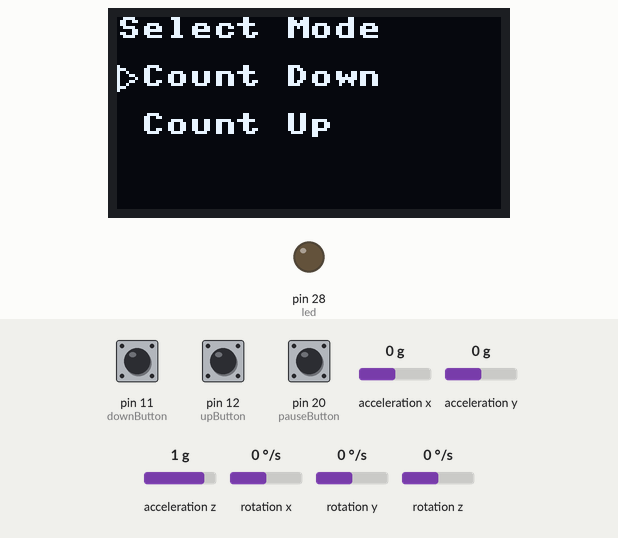
Recording of a program running on a simulated MicroPython board. On the bench: 128×64 one-colour display, output pins drawn as LEDs (lit = HIGH). Inputs (shaded band) come from the test bench; at power-on: pin 20 (pauseButton) LOW, acceleration x 0 g, acceleration y 0 g, acceleration z 1 g, pin 11 (downButton) LOW, pin 12 (upButton) LOW, rotation x 0 °/s, rotation y 0 °/s, rotation z 0 °/s. Library files of the repository ran but are not shown: ssd1306.py, mpu6050.py; what the program prints to the serial console is not drawn.

Above: at 2.7 s.
2.8 s: pin 20 (pauseButton) pulled HIGH for 0.15 s
At 3.5 s:
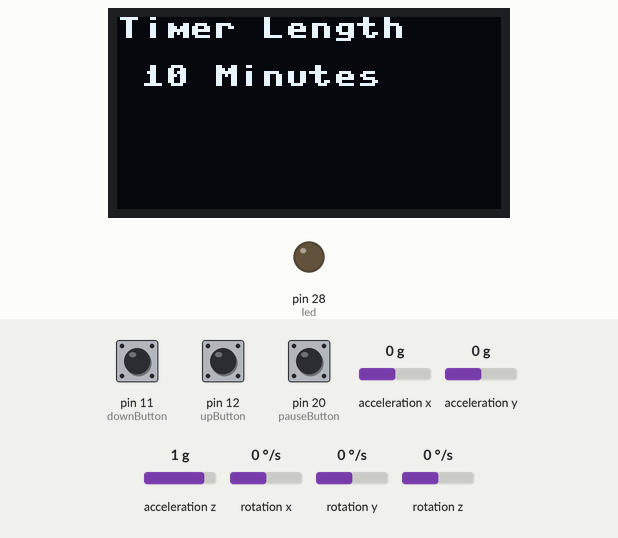
4.6 s: pin 20 (pauseButton) pulled HIGH for 1 s
At 6.0 s:
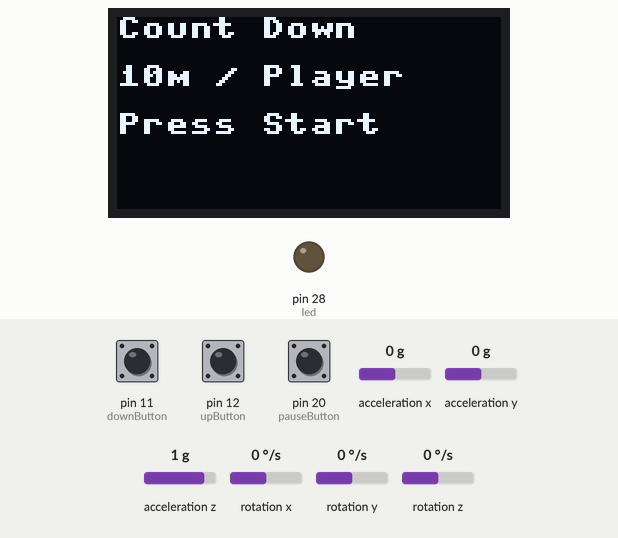
7.1 s: pin 20 (pauseButton) pulled HIGH for 0.15 s
At 8.4 s:
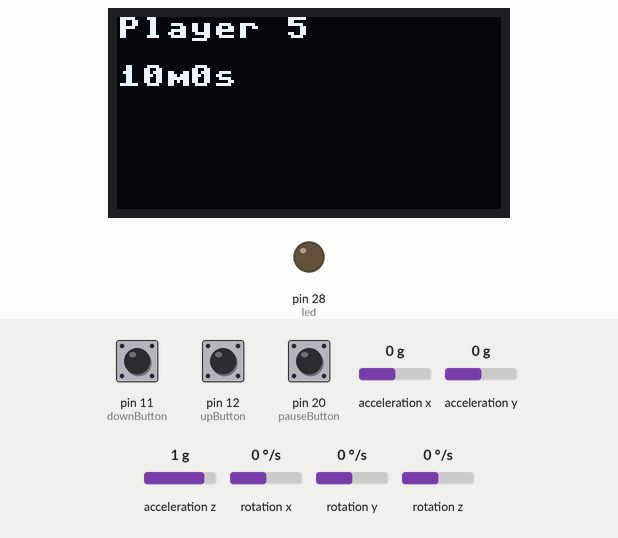
10.2 s: acceleration x set to -1.4 g
At 12.1 s:
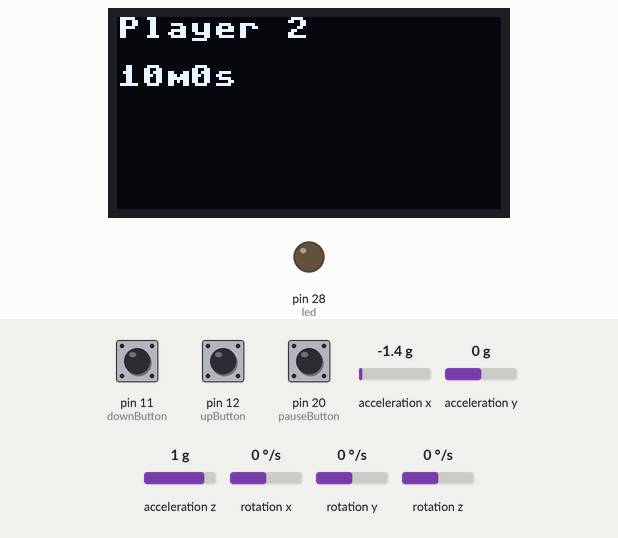
13.2 s: acceleration y set to -1.4 g
At 14.3 s:
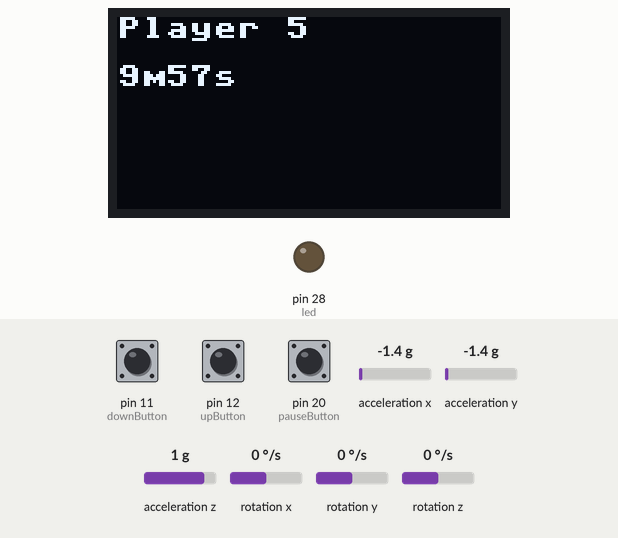
16.2 s: acceleration z set to -1.4 g
At 17.7 s:
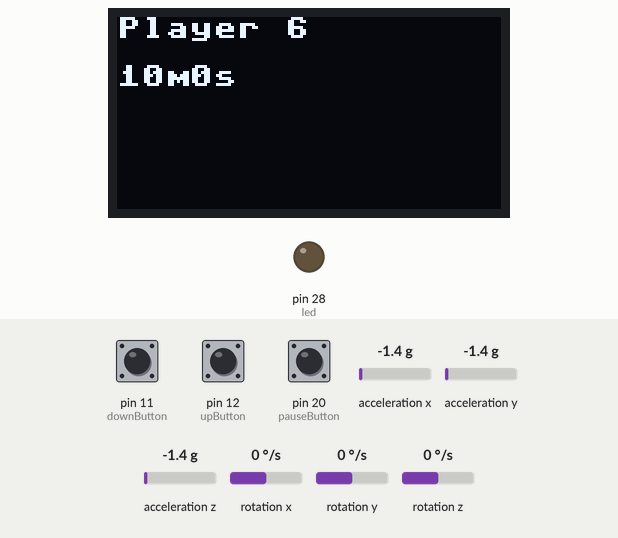
Timing chart, 0 to 19.2 s (numbered marks = the images above; inputs shaded):
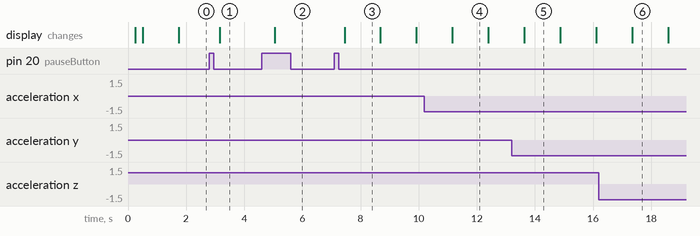

The program:

main.py
```python
class Player:
    def __init__(self, name):
        self.name = name
        self.time = 0.0

class State(object):
    COUNT_DOWN_RUNNING = 0
    COUNT_DOWN_PAUSED = 1
    COUNT_DOWN_MENU = 2
    COUNT_DOWN_READY = 3
    COUNT_UP_RUNNING = 4
    COUNT_UP_PAUSED = 5
    COUNT_UP_READY = 6
    TOP_MENU = 7


from machine import Pin, I2C, Timer
from ssd1306 import SSD1306_I2C
import mpu6050 # import MPU6050
import utime

BUTTON_DELAY = 80
pauseButtonPressedRecently = False
upButtonPressedRecently = False
downButtonPressedRecently = False
pauseButtonTimer = Timer()
upButtonTimer = Timer()
downButtonTimer = Timer()
led = Pin(28, Pin.OUT)
led.low()

# Init Display
i2c = I2C(0,sda=Pin(4),scl=Pin(5),freq=40000)
oled = SSD1306_I2C(128,64,i2c)
mpu = mpu6050.MPU6050(0, 0x68, scl=Pin(5), sda=Pin(4))
#mpu.setSampleRate(200)
#mpu.setGResolution(2)

pauseButton = machine.Pin(20, machine.Pin.IN, machine.Pin.PULL_DOWN)
upButton = machine.Pin(12, machine.Pin.IN, machine.Pin.PULL_DOWN)
downButton = machine.Pin(11, machine.Pin.IN, machine.Pin.PULL_DOWN)

def drawSelectTriangle(x, y):
    oled.line(x, y, x, y+8, 0xffff)
    oled.line(x, y, x+6, y+4, 0xffff)
    oled.line(x, y+8, x+6, y+4, 0xffff)

class SixSidedTimer(object):

    def __init__(self):
        print("init")
        self.intro()
        self.state = State.TOP_MENU
        self.selectedMode = "DOWN"
        self.maxTime = 10
        self.players = {}
        for i in range(6):
            playerName = 'Player ' + str(i + 1)
            player = Player(playerName)
            self.players[playerName] = player
        self.activePlayer = self.players["Player 1"]

        pauseButton.irq(trigger=Pin.IRQ_RISING, handler=self.pauseButtonCallback)
        upButton.irq(trigger=Pin.IRQ_RISING, handler=self.upButtonCallback)
        downButton.irq(trigger=Pin.IRQ_RISING, handler=self.downButtonCallback)
        self.optionsLoop()

    def intro(self):
        oled.fill(0)
        oled.text("Welcome", 0, 0)
        oled.show()
        utime.sleep(1)

    def optionsLoop(self):
        while True:
            if self.state == State.TOP_MENU:
                self.topMenu()
            if self.state == State.COUNT_DOWN_MENU:
                self.countDownMenu()
            if self.state == State.COUNT_UP_READY:
                self.countUpReady()
            if self.state == State.COUNT_DOWN_READY:
                self.countDownReady()
            if self.state == State.COUNT_DOWN_RUNNING:
                self.countDownRunning()
            if self.state == State.COUNT_DOWN_PAUSED:
                self.countDownPaused()

    def topMenu(self):
        while self.state==State.TOP_MENU:
            oled.fill(0)
            oled.text("Select Mode", 0, 0)
            oled.text("Count Down", 8, 16)
            oled.text("Count Up", 8, 32)
            selectedOption = 0;
            if self.selectedMode == "UP":
                selectedOption = 1
            drawSelectTriangle(0, 16 + (16 * selectedOption))
            oled.show()

    def countDownMenu(self):
        oled.fill(0)
        oled.text("Timer Length", 0, 0)
        oled.text(str(self.maxTime) + " Minutes", 8, 16)
        oled.show()

    def countUpReady(self):
        oled.fill(0)
        oled.text("Count Up", 0, 0)
        oled.text("Press Start", 0, 16)
        oled.show()

    def countDownReady(self):
        oled.fill(0)
        oled.text("Count Down", 0, 0)
        oled.text(str(self.maxTime) + "m / Player", 0, 16)
        oled.text("Press Start", 0, 32)
        oled.show()

    def countDownRunning(self):
        self.checkActivePlayer()
        oled.fill(0)
        oled.text(self.activePlayer.name, 0, 0)
        remainingTime = self.maxTime * 60 - self.activePlayer.time
        m, s = divmod(remainingTime, 60)
        oled.text(str(int(m)) + "m" + str(int(s)) + "s", 0, 16)
        oled.show()
        self.activePlayer.time += 1
        utime.sleep(1)

    def countDownPaused(self):
            oled.fill(0)
            oled.text("Count Down", 0, 0)
            oled.text(str(self.maxTime) + "m / Player", 0, 16)
            oled.text("Press Start", 0, 32)
            oled.show()

    def pauseButtonTimerCallback(self, t):
        global pauseButtonPressedRecently
        pauseButtonPressedRecently = False

    def pauseButtonCallback(self, p):
        global pauseButtonPressedRecently
        if pauseButtonPressedRecently:
            print("ignoring, pressed recently")
        else:
            # Menus
            if self.state==State.TOP_MENU:
                if self.selectedMode == "DOWN":
                    self.state = State.COUNT_DOWN_MENU
                else:
                    self.state = State.COUNT_UP_READY
            elif self.state==State.COUNT_DOWN_MENU:
                self.state = State.COUNT_DOWN_READY
            elif self.state==State.COUNT_DOWN_READY:
                self.state = State.COUNT_DOWN_RUNNING
            elif self.state==State.COUNT_UP_READY:
                self.state = State.COUNT_UP_RUNNING

            # Count Down Running <-> Paused
            elif self.state==State.COUNT_DOWN_RUNNING:
                self.state = State.COUNT_DOWN_PAUSED
            elif self.state==State.COUNT_DOWN_PAUSED:
                self.state = State.COUNT_DOWN_RUNNING

            # Count Up Running <-> Paused
            elif self.state==State.COUNT_UP_RUNNING:
                self.state = State.COUNT_UP_PAUSED
            elif self.state==State.COUNT_UP_PAUSED:
                self.state = State.COUNT_UP_RUNNING
            pauseButtonPressedRecently = True
            pauseButtonTimer.init(mode=Timer.ONE_SHOT, period=BUTTON_DELAY, callback=self.pauseButtonTimerCallback)


    def upButtonTimerCallback(self, t):
        global upButtonPressedRecently
        upButtonPressedRecently = False

    def upButtonCallback(self, p):
        global upButtonPressedRecently
        if upButtonPressedRecently:
            print("ignoring, pressed recently")
        else:
            if self.state==State.TOP_MENU:
                if self.selectedMode == "DOWN":
                    self.selectedMode = "UP"
                else:
                    self.selectedMode = "DOWN"
            if self.state==State.COUNT_DOWN_MENU:
                self.maxTime = self.maxTime + 1
            upButtonPressedRecently = True
            upButtonTimer.init(mode=Timer.ONE_SHOT, period=BUTTON_DELAY, callback=self.upButtonTimerCallback)

    def downButtonTimerCallback(self, t):
        global downButtonPressedRecently
        downButtonPressedRecently = False

    def downButtonCallback(self, p):
        global downButtonPressedRecently
        if downButtonPressedRecently:
            print("ignoring, pressed recently")
        else:
            if self.state==State.TOP_MENU:
                if self.selectedMode == "DOWN":
                    self.selectedMode = "UP"
                else:
                    self.selectedMode = "DOWN"
            if self.state==State.COUNT_DOWN_MENU:
                self.maxTime = self.maxTime - 1
                if self.maxTime < 0:
                    self.maxTime = 0
            downButtonPressedRecently = True
            downButtonTimer.init(mode=Timer.ONE_SHOT, period=BUTTON_DELAY, callback=self.downButtonTimerCallback)

    def checkActivePlayer(self):
       xVal = mpu.readData().Gx
       yVal = mpu.readData().Gy
       zVal = mpu.readData().Gz
       if abs(xVal) > abs(yVal) and abs(xVal) > abs(zVal):
           if xVal > 0:
               self.activePlayer = self.players['Player 1']
           else:
               self.activePlayer = self.players['Player 2']
       elif abs(yVal) > abs(xVal) and abs(yVal) > abs(zVal):
           if yVal > 0:
               self.activePlayer = self.players['Player 3']
           else:
               self.activePlayer = self.players['Player 4']
       else:
           if zVal > 0:
               self.activePlayer = self.players['Player 5']
           else:
               self.activePlayer = self.players['Player 6']

sTimer = SixSidedTimer()
```

Measured:
- after the input at 2.8 s, the display: changes after 0.36 s (image 1)
- after the input at 4.6 s, the display: changes after 0.46 s (image 2)
- after the input at 7.1 s, the display: changes after 0.35 s (image 3)
- what the display in image 3 shows lasts 1.3 s, from 7.4 s to 8.7 s
